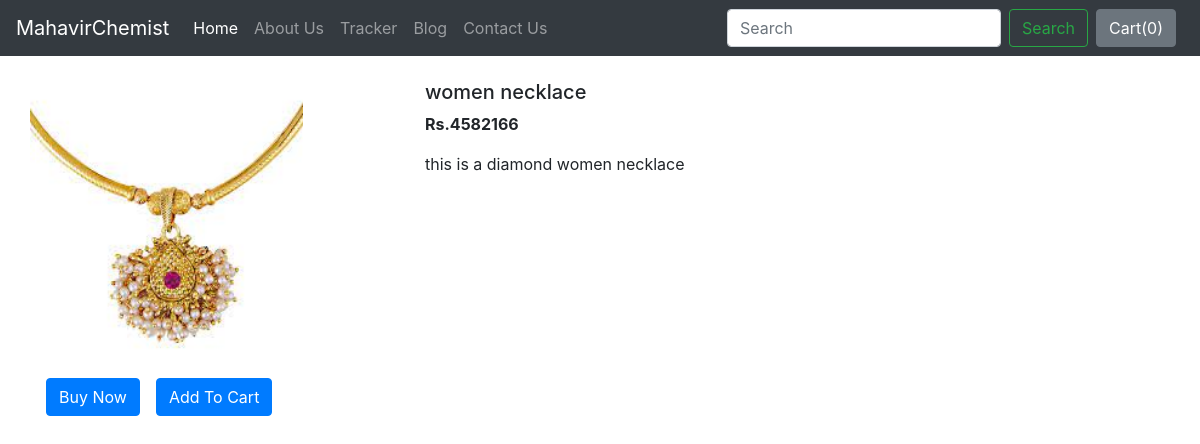
The app's page /shop/products/30 with its own data.
### shop/models.py (models this page shows, shortened)
class Product(models.Model):
    product_id = models.AutoField
    product_name = models.CharField(max_length=300)
    category = models.CharField(max_length=50, default="")
    subcategory = models.CharField(max_length=50, default="")
    price = models.IntegerField(default=0)
    desc = models.TextField(default="")
    proContent = models.TextField(default="")
    status = models.CharField(max_length=15, choices=STATUS, default='Active')
    pub_date = models.DateField()
    image = models.ImageField(upload_to="shop/images", default="")

### shop/views.py (the view)
# urls.py: path("products/<int:myid>", views.productView, name="ProductView"),
def productView(request, myid):
    product = Product.objects.filter(id=myid)
    return render(request, 'shop/productView.html', {'product':product[0]})

### MahavirChemist Server's Code/djangomc/shop/templates/shop/productView.html (shortened to what this page needs)
{% extends 'shop/basic.html' %}
{% block body %}
<div class="container my-4">
    <div class="row">
        <div class="col-md-4">
            <div class="row">
                <img src="/media/{{product.image}}" width="273px" height="290px" alt="Loading..">
            </div>
            <div class="row">
                <button class="btn btn-primary my-2 mx-3">Buy Now</button>
                <button class="btn btn-primary my-2 ">Add To Cart</button>
            </div>
        </div>
        <div class="col-md-8">
            <h5>{{product.product_name}}</h5>
            <p><b>Rs.{{product.price}}</b></p>
            <p>{{product.desc}}</p>
        </div>
    </div>
</div>
{% endblock body %}

### MahavirChemist Server's Code/djangomc/shop/templates/shop/basic.html (shortened to what this page needs)
<!doctype html>
<html lang="en">
  <head>
    <link rel="stylesheet" href="https://stackpath.bootstrapcdn.com/bootstrap/4.2.1/css/bootstrap.min.css">
  </head>
  <body>
    <nav class="navbar navbar-expand-lg navbar-dark bg-dark">
  <a class="navbar-brand" href="/">MahavirChemist</a>
  <div class="collapse navbar-collapse" id="navbarSupportedContent">
    <ul class="navbar-nav mr-auto">
      <li class="nav-item active">
        <a class="nav-link" href="/shop">Home <span class="sr-only">(current)</span></a>
      </li>
      <li class="nav-item">
        <a class="nav-link" href="/shop/about">About Us</a>
      </li>
      <li class="nav-item">
        <a class="nav-link" href="/shop/tracker">Tracker</a>
      </li>
      <li class="nav-item">
        <a class="nav-link" href="/blog">Blog</a>
      </li>
      <li class="nav-item">
        <a class="nav-link" href="/shop/contact">Contact Us</a>
      </li>
    </ul>
    <form method="get" action="/shop/search/" class="form-inline my-2 my-lg-0">
      <input class="form-control mr-sm-2" type="search" placeholder="Search" aria-label="Search" name="search" id="search">
      <button class="btn btn-outline-success my-2 my-sm-0" type="submit">Search</button>
    </form>
    <button type="button" class="btn btn-secondary mx-2" id="popcart" data-container="body" data-toggle="popover" data-placement="bottom" data-html="true" data-content="Vivamus
sagittis lacus vel augue laoreet rutrum faucibus.">
  Cart(<span id="cart">0</span>)
</button>
  </div>
</nav>
  {% block body %} {% endblock %}
  </body>
</html>

### records on screen
Product: image (picture), product_name "women necklace", price "4582166", desc "this is a diamond women necklace"
